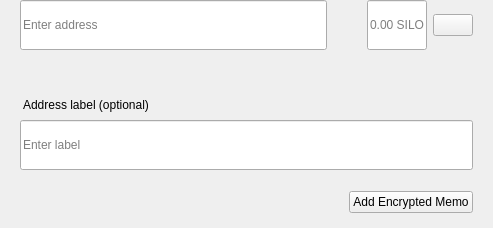
<?xml version="1.0" encoding="UTF-8"?>
<ui version="4.0">
 <class>SendMultiRow</class>
 <widget class="QWidget" name="SendMultiRow">
  <property name="geometry">
   <rect>
    <x>0</x>
    <y>0</y>
    <width>493</width>
    <height>228</height>
   </rect>
  </property>
  <property name="minimumSize">
   <size>
    <width>0</width>
    <height>0</height>
   </size>
  </property>
  <property name="maximumSize">
   <size>
    <width>16777215</width>
    <height>16777215</height>
   </size>
  </property>
  <property name="windowTitle">
   <string>Form</string>
  </property>
  <layout class="QVBoxLayout" name="verticalLayout_3">
   <property name="spacing">
    <number>0</number>
   </property>
   <property name="leftMargin">
    <number>0</number>
   </property>
   <property name="topMargin">
    <number>0</number>
   </property>
   <property name="rightMargin">
    <number>20</number>
   </property>
   <property name="bottomMargin">
    <number>5</number>
   </property>
   <item alignment="Qt::AlignTop">
    <widget class="QWidget" name="widget" native="true">
     <property name="sizePolicy">
      <sizepolicy hsizetype="Expanding" vsizetype="Maximum">
       <horstretch>0</horstretch>
       <verstretch>0</verstretch>
      </sizepolicy>
     </property>
     <property name="minimumSize">
      <size>
       <width>0</width>
       <height>60</height>
      </size>
     </property>
     <property name="maximumSize">
      <size>
       <width>16777215</width>
       <height>85</height>
      </size>
     </property>
     <layout class="QHBoxLayout" name="horizontalLayout" stretch="6,0,2">
      <property name="spacing">
       <number>0</number>
      </property>
      <property name="leftMargin">
       <number>8</number>
      </property>
      <property name="topMargin">
       <number>0</number>
      </property>
      <property name="rightMargin">
       <number>0</number>
      </property>
      <property name="bottomMargin">
       <number>0</number>
      </property>
      <item alignment="Qt::AlignTop">
       <widget class="QStackedWidget" name="stackedAddress">
        <property name="minimumSize">
         <size>
          <width>0</width>
          <height>50</height>
         </size>
        </property>
        <property name="maximumSize">
         <size>
          <width>16777215</width>
          <height>50</height>
         </size>
        </property>
        <widget class="QWidget" name="page_4">
         <property name="sizePolicy">
          <sizepolicy hsizetype="Expanding" vsizetype="Preferred">
           <horstretch>0</horstretch>
           <verstretch>0</verstretch>
          </sizepolicy>
         </property>
         <property name="minimumSize">
          <size>
           <width>0</width>
           <height>50</height>
          </size>
         </property>
         <property name="maximumSize">
          <size>
           <width>16777215</width>
           <height>55</height>
          </size>
         </property>
         <layout class="QVBoxLayout" name="verticalLayout_7">
          <property name="spacing">
           <number>0</number>
          </property>
          <property name="leftMargin">
           <number>12</number>
          </property>
          <property name="topMargin">
           <number>0</number>
          </property>
          <property name="rightMargin">
           <number>0</number>
          </property>
          <property name="bottomMargin">
           <number>0</number>
          </property>
          <item>
           <widget class="QLineEdit" name="lineEditAddress">
            <property name="minimumSize">
             <size>
              <width>0</width>
              <height>50</height>
             </size>
            </property>
            <property name="maximumSize">
             <size>
              <width>16777215</width>
              <height>50</height>
             </size>
            </property>
            <property name="placeholderText">
             <string>Enter address</string>
            </property>
           </widget>
          </item>
         </layout>
        </widget>
        <widget class="QWidget" name="page_3"/>
       </widget>
      </item>
      <item>
       <spacer name="horizontalSpacer_3">
        <property name="orientation">
         <enum>Qt::Horizontal</enum>
        </property>
        <property name="sizeType">
         <enum>QSizePolicy::Fixed</enum>
        </property>
        <property name="sizeHint" stdset="0">
         <size>
          <width>40</width>
          <height>20</height>
         </size>
        </property>
       </spacer>
      </item>
      <item>
       <layout class="QHBoxLayout" name="horizontalLayout_2">
        <property name="spacing">
         <number>6</number>
        </property>
        <item alignment="Qt::AlignTop">
         <widget class="QLineEdit" name="lineEditAmount">
          <property name="sizePolicy">
           <sizepolicy hsizetype="Expanding" vsizetype="Preferred">
            <horstretch>0</horstretch>
            <verstretch>0</verstretch>
           </sizepolicy>
          </property>
          <property name="minimumSize">
           <size>
            <width>0</width>
            <height>50</height>
           </size>
          </property>
          <property name="maximumSize">
           <size>
            <width>16777215</width>
            <height>50</height>
           </size>
          </property>
          <property name="maxLength">
           <number>17</number>
          </property>
          <property name="alignment">
           <set>Qt::AlignLeading|Qt::AlignLeft|Qt::AlignVCenter</set>
          </property>
          <property name="placeholderText">
           <string notr="true">0.00 SILO</string>
          </property>
         </widget>
        </item>
        <item>
         <layout class="QVBoxLayout" name="verticalLayout">
          <property name="topMargin">
           <number>14</number>
          </property>
          <property name="bottomMargin">
           <number>0</number>
          </property>
          <item alignment="Qt::AlignTop">
           <widget class="QPushButton" name="btnMenu">
            <property name="minimumSize">
             <size>
              <width>0</width>
              <height>0</height>
             </size>
            </property>
            <property name="maximumSize">
             <size>
              <width>16777215</width>
              <height>16777215</height>
             </size>
            </property>
            <property name="focusPolicy">
             <enum>Qt::NoFocus</enum>
            </property>
            <property name="text">
             <string/>
            </property>
           </widget>
          </item>
         </layout>
        </item>
       </layout>
      </item>
     </layout>
    </widget>
   </item>
   <item>
    <widget class="QWidget" name="layoutLabel" native="true">
     <property name="minimumSize">
      <size>
       <width>0</width>
       <height>0</height>
      </size>
     </property>
     <property name="maximumSize">
      <size>
       <width>16777215</width>
       <height>16777215</height>
      </size>
     </property>
     <layout class="QVBoxLayout" name="verticalLayout_9">
      <property name="spacing">
       <number>6</number>
      </property>
      <property name="leftMargin">
       <number>20</number>
      </property>
      <property name="topMargin">
       <number>0</number>
      </property>
      <property name="rightMargin">
       <number>0</number>
      </property>
      <property name="bottomMargin">
       <number>10</number>
      </property>
      <item>
       <spacer name="verticalSpacer">
        <property name="orientation">
         <enum>Qt::Vertical</enum>
        </property>
        <property name="sizeType">
         <enum>QSizePolicy::Fixed</enum>
        </property>
        <property name="sizeHint" stdset="0">
         <size>
          <width>20</width>
          <height>20</height>
         </size>
        </property>
       </spacer>
      </item>
      <item>
       <widget class="QLabel" name="labelSubtitleDescription">
        <property name="styleSheet">
         <string notr="true">margin-bottom:2px;
margin-left:0.05px;
padding:0px;</string>
        </property>
        <property name="text">
         <string>Address label (optional)</string>
        </property>
       </widget>
      </item>
      <item>
       <widget class="QLineEdit" name="lineEditDescription">
        <property name="minimumSize">
         <size>
          <width>0</width>
          <height>50</height>
         </size>
        </property>
        <property name="maximumSize">
         <size>
          <width>16777215</width>
          <height>50</height>
         </size>
        </property>
        <property name="placeholderText">
         <string>Enter label</string>
        </property>
       </widget>
      </item>
      <item>
       <spacer name="verticalSpacer_2">
        <property name="orientation">
         <enum>Qt::Vertical</enum>
        </property>
        <property name="sizeType">
         <enum>QSizePolicy::Fixed</enum>
        </property>
        <property name="sizeHint" stdset="0">
         <size>
          <width>20</width>
          <height>15</height>
         </size>
        </property>
       </spacer>
      </item>
      <item>
       <widget class="QWidget" name="containerMemo" native="true">
        <layout class="QHBoxLayout" name="horizontalLayout_5">
         <property name="leftMargin">
          <number>0</number>
         </property>
         <property name="topMargin">
          <number>0</number>
         </property>
         <property name="rightMargin">
          <number>0</number>
         </property>
         <property name="bottomMargin">
          <number>0</number>
         </property>
         <item>
          <spacer name="horizontalSpacer">
           <property name="orientation">
            <enum>Qt::Horizontal</enum>
           </property>
           <property name="sizeHint" stdset="0">
            <size>
             <width>40</width>
             <height>20</height>
            </size>
           </property>
          </spacer>
         </item>
         <item>
          <widget class="QPushButton" name="btnAddMemo">
           <property name="text">
            <string notr="true">Add Encrypted Memo</string>
           </property>
          </widget>
         </item>
        </layout>
       </widget>
      </item>
     </layout>
    </widget>
   </item>
  </layout>
 </widget>
 <resources/>
 <connections/>
</ui>
